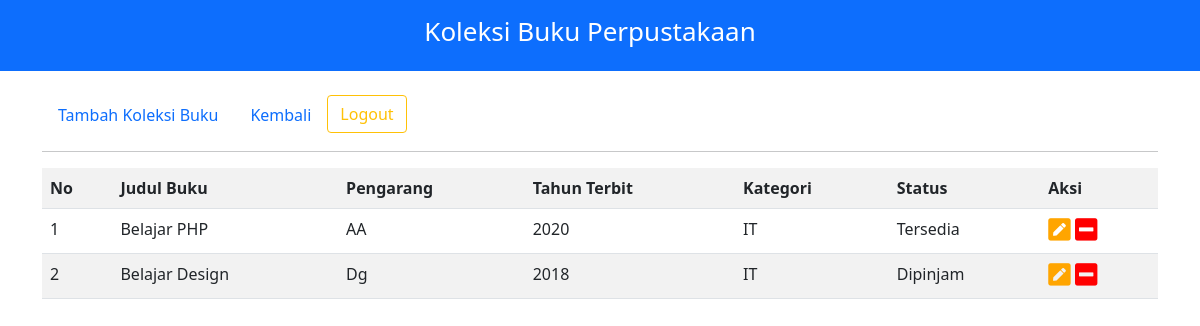
Before: /admin/buku/buku.php with the older database file.
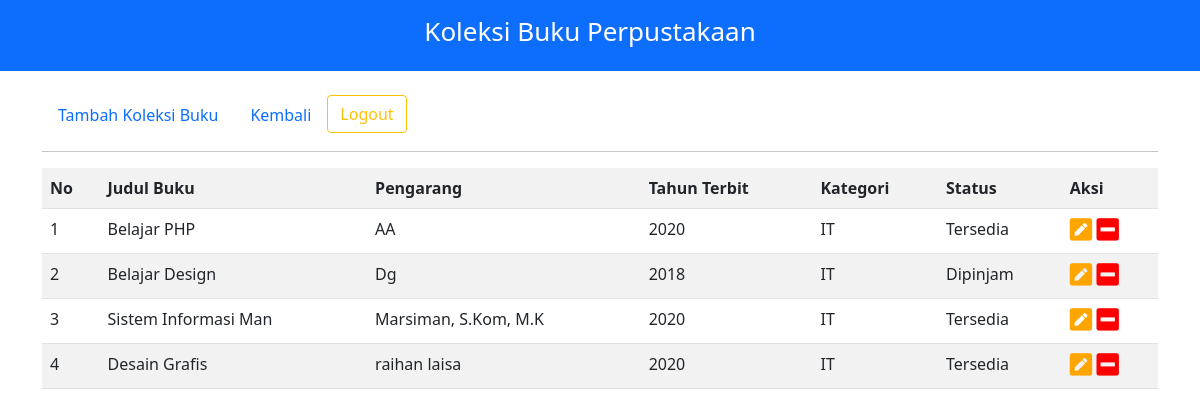
After: the same page with the newer database file.
### tables this page shows
CREATE TABLE `tb_buku` (
  `id` int(11) NOT NULL,
  `judul` varchar(20) NOT NULL,
  `pengarang` varchar(20) NOT NULL,
  `tahun_terbit` int(4) NOT NULL,
  `penerbit` varchar(20) NOT NULL,
  `kategori` int(20) NOT NULL,
  `status` int(20) NOT NULL
);

CREATE TABLE `tb_kategori_buku` (
  `id` int(11) NOT NULL,
  `nama_kategori` varchar(20) NOT NULL
);

CREATE TABLE `tb_status` (
  `id` int(11) NOT NULL,
  `status` varchar(20) NOT NULL
);

### admin/buku/buku.php (the view, shortened to what this page needs)
<!DOCTYPE html>
<html lang="en">
<head>
    <link rel="stylesheet" href="../../styles/css/all.css">
    <link rel="stylesheet" href="../../styles/bootstrap.min.css">
    <link rel="stylesheet" href="../../styles/styles.css">
</head>
<body>
<div class="container-fluid bg-primary text-white p-3 text-center d-flex  justify-content-center fixed-top main-book">
        <div class="title"><h1>Koleksi Buku Perpustakaan</h1></div>
    </div>
    <div class="container main-book">
        <ul class="nav nav-pills mt-4">
        <li class="nav-item">
            <a class="nav-link" aria-current="page" href="tambah-buku.php">Tambah Koleksi Buku</a>
        </li>
        <li class="nav-item">
            <a class="nav-link" href="../index.php">Kembali</a>
        </li>
        <li class="nav-item">
            <form action="../../auth/logout.php" method="post">
            <button class="btn btn-outline-warning">Logout</button>
            </form>
        </li>
        </ul>
        <hr>
    </div>
    <div class="container table-responsive ">
   <table class="table table-striped">
    <tr>
        <th>No</th>
        <th>Judul Buku</th>
        <th>Pengarang</th>
        <th>Tahun Terbit</th>
        <th>Kategori</th>
        <th>Status</th>
        <th>Aksi</th>
    </tr>
    <?php
        include "../../config/connection.php";
        $result = mysqli_query($connect, "SELECT tb_buku.id, tb_buku.judul, tb_buku.pengarang, tb_buku.tahun_terbit, tb_buku.penerbit, tb_kategori_buku.nama_kategori, tb_buku.status, tb_status.status FROM ((`tb_buku` INNER JOIN tb_kategori_buku ON tb_buku.kategori = tb_kategori_buku.id) INNER JOIN tb_status ON tb_buku.status = tb_status.id)");
        $rowNumber = 1;
        while($row = mysqli_fetch_array($result)) {
            ?>
            <tr>
            <td><?php echo $rowNumber++ ?></td>
            <td><?php echo $row['judul'] ?></td>
            <td><?php echo $row['pengarang'] ?></td>
            <td><?php echo $row['tahun_terbit'] ?></td>
            <td><?php echo $row['nama_kategori'] ?></td>
            <td><?php echo $row['status'] ?></td>
            <td>
                <a href="edit-buku.php?id=<?php echo $row['id']; ?>"><i class="fas fa-pen-square" style="font-size:1.6em; color: orange;"></i></a>
                <a href="hapus-buku.php?id=<?php echo $row['id']; ?>"><i class="fas fa-minus-square" style="font-size:1.6em;color: red"></i></a>
            </td>
            </tr>
            <?php
        }
        ?>
   </table>
    </div>
</body>
</html>

### styles/css/all.css (style rules this page uses)
.fa, .fas, .far, .fal, .fad, .fab { -moz-osx-font-smoothing: grayscale; -webkit-font-smoothing: antialiased; display: inline-block; font-style: normal; font-variant: normal; text-rendering: auto; line-height: 1; }
.fa-minus-square:before { content: "\f146"; }
.fa-pen-square:before { content: "\f14b"; }

### styles/styles.css (style rules this page uses)
.title h1 { padding-right: 20px; font-size: 26px !important; }
.title { display: flex; flex-wrap: wrap; flex-direction: column; align-content: center; justify-content: center; }
.main-book { position: relative; }

Changed rows visible on the page:
added tb_buku: judul "Sistem Informasi Man", pengarang "Marsiman, S.Kom, M.K", tahun_terbit "2020", kategori.nama_kategori "IT", status.status "Tersedia"
added tb_buku: judul "Desain Grafis", pengarang "raihan laisa", tahun_terbit "2020", kategori.nama_kategori "IT", status.status "Tersedia"
